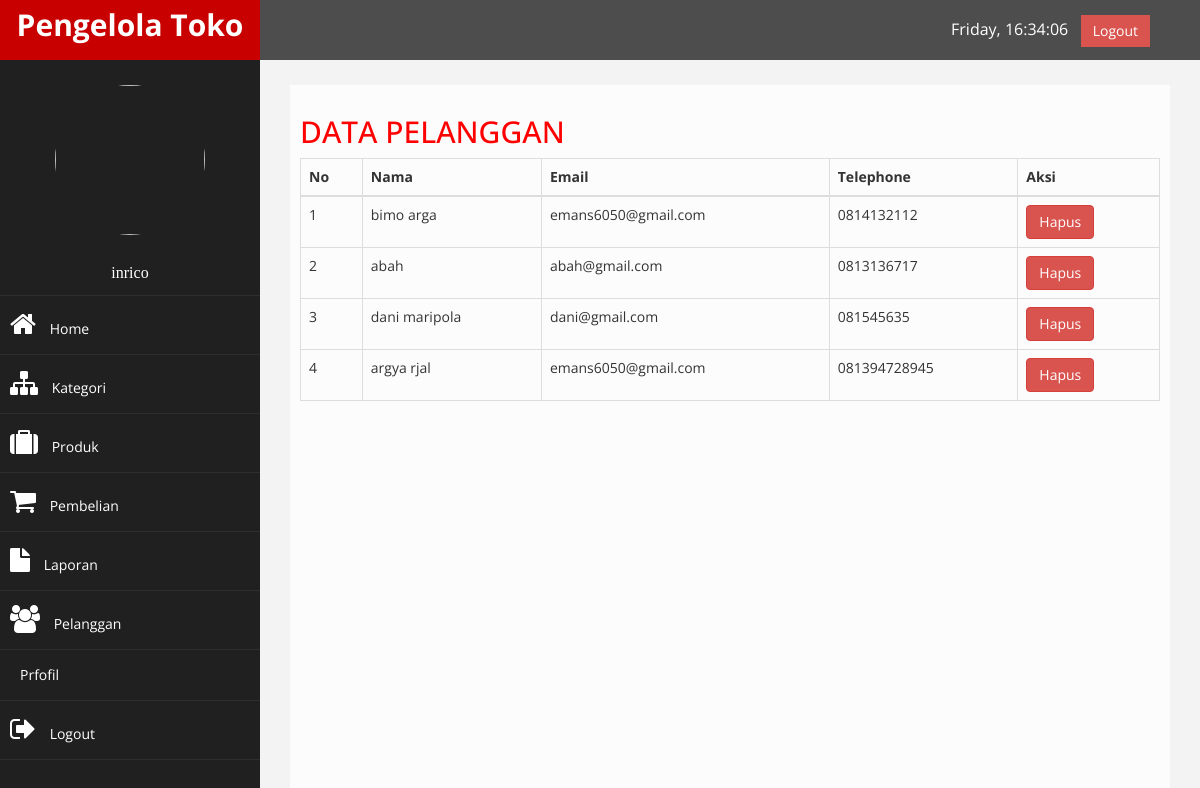
The page /admin/index.php?halaman=pelanggan (signed in) on the database its author committed.
### tables this page shows
CREATE TABLE `pelanggan` (
  `id_pelanggan` int(11) NOT NULL,
  `email_pelanggan` varchar(100) NOT NULL,
  `password_pelanggan` varchar(250) NOT NULL,
  `nama_pelanggan` varchar(100) NOT NULL,
  `telepon_pelanggan` varchar(15) NOT NULL
);

### admin/pelanggan.php (the view, shortened to what this page needs)
<!DOCTYPE html>
<html lang="en">
<head>
</head>
<body>
    <h2>DATA PELANGGAN</h2>
    <table class="table table-bordered">
    <thead>
        <tr>
            <th>No</th>
            <th>Nama</th>
            <th>Email</th>
            <th>Telephone</th>
            <th>Aksi</th>
        </tr>
    </thead>
    <tbody>
    <?php $i=1; ?>
    <?php $ambil= $conn-> query("SELECT * FROM pelanggan");?>
    <?php while( $pecah = $ambil-> fetch_assoc() ) {?>
        <tr>
            <td><?= $i ;?></td>
            <td><?= $pecah ["nama_pelanggan"] ;?></td>
            <td><?= $pecah ["email_pelanggan"] ;?></td>
            <td><?= $pecah ["telepon_pelanggan"] ;?></td>
            <td>
                <a href="hapus_pelanggan.php?id=<?= $pecah["id_pelanggan"]; ?>" class="btn btn-danger">Hapus</a>
            </td>
        </tr>
        <?php $i++; ?>
    <?php } ?>
    </tbody>
    </table>
</body>
</html>

### admin/assets/css/custom.css (style rules this page uses)
body { font-family: 'Open Sans', sans-serif; }
h2 { color: #f00; }

### rows shown on the page
pelanggan: nama_pelanggan "bimo arga", email_pelanggan "emans6050@gmail.com", telepon_pelanggan "0814132112"
pelanggan: nama_pelanggan "abah", email_pelanggan "abah@gmail.com", telepon_pelanggan "0813136717"
pelanggan: nama_pelanggan "dani maripola", email_pelanggan "dani@gmail.com", telepon_pelanggan "081545635"
pelanggan: nama_pelanggan "argya rjal", email_pelanggan "emans6050@gmail.com", telepon_pelanggan "081394728945"

### other values the page prints
$_SESSION["admin"]["nama_lengkap"] "inrico"
